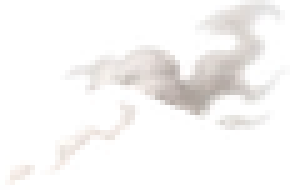
#> input picture dev/tools/smoke_raw/smoke_clear_1.png, 58 x 38 px (shown 5 times larger)
$ python make_sonic_fx.py smoke_raw/smoke_clear_1.png smoke_raw/smoke_clear_2.png
#> lines starting #> are read from the running program, lines starting #| are printed output that depends on the picture; after the words box and inside, x2 and y2 are one past the last pixel; in counts of white or black regions, pixels touching at a corner belong together
# Gaha's Sonic Javelin flight trail (5 Nov 15:41, sheet 1126): 4 fire-streak stages on a pale floor tile.
# Cut as colour-to-alpha effects, levelled (the streak rises about 27 degrees on his sheet), same crop for
# all four so they line up, at the same pixels-per-sheet-pixel as his figures (0.397). Roadmap 6.28, 9.16.
# Run from dev/: python3 tools/make_sonic_fx.py <sheet 1126.jpg> <out dir>
import sys, numpy as np
from PIL import Image
src, out = sys.argv[1], sys.argv[2].rstrip('/') + '/'
K = 0.397
CELLS = [(0, 60, 400, 420), (400, 60, 800, 420), (800, 60, 1200, 420), (1200, 60, 1600, 420)]
frames = []
for box in CELLS:
    im = Image.open(src).convert('RGB').crop(box).rotate(-27, resample=Image.BICUBIC, expand=True, fillcolor=(247, 247, 247))
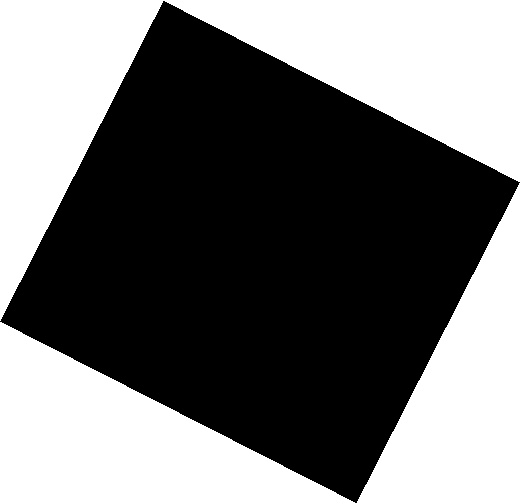
#> im: PIL image 520x504 RGB; values 0 (black) and 247 (white), 45.1% white; 2 white regions, box (x1, y1, x2, y2) and area: (0, 0, 520, 321) 59040, (0, 183, 520, 504) 59040
    a = np.array(im).astype(float)
    c2a = (255 - a.min(-1)) / 255.0
    chroma = a.max(-1) - a.min(-1)
#> chroma: shape (504, 520) float64; every value is 0
    c2a[c2a < 0.06] = 0
    c2a *= np.clip((chroma - 30) / 40.0, 0, 1)            # the pinkish floor tile goes: only properly coloured flame stays
    safe = np.maximum(c2a, 1e-3)[..., None]
#> safe: shape (504, 520, 1) float64; every value is 0.001
    col = np.clip(255 - (255 - a) / safe, 0, 255)
#> col: shape (504, 520, 3) float64; every value is 0
    alpha = np.clip(c2a * 1.35, 0, 1)
    frames.append(np.dstack([col, alpha * 255]).astype(np.uint8))
h = max(f.shape[0] for f in frames); w = max(f.shape[1] for f in frames)
canvas = [np.zeros((h, w, 4), np.uint8) for _ in frames]
for c, f in zip(canvas, frames): c[:f.shape[0], :f.shape[1]] = f
box = None
for c in canvas:
    b = Image.fromarray(c).getbbox()
    if b: box = b if box is None else (min(box[0], b[0]), min(box[1], b[1]), max(box[2], b[2]), max(box[3], b[3]))
for i, c in enumerate(canvas):
    im = Image.fromarray(c).crop(box)
    im = im.resize((round(im.width * K), round(im.height * K)), Image.LANCZOS)
    im.save(out + 'sonic_trail_%d.png' % i, optimize=True)
    print(i, im.size)
